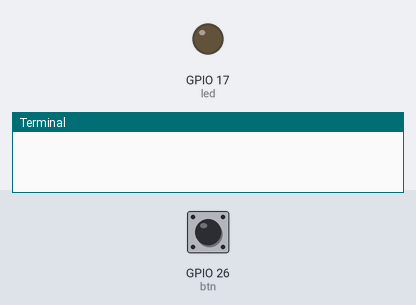
The program below on a simulated Raspberry Pi (BCM pin numbers). On the bench: output pins drawn as LEDs (lit = HIGH), the last lines printed to the terminal. Inputs (shaded band) come from the test bench; at power-on: GPIO 26 (btn) HIGH. Random numbers come from a fixed seed; the clock reads 2024-03-15 10:24:30 at power-on unless the program sets it.

Above: at 1.2 s.
1.3 s: GPIO 26 (btn) pulled LOW for 3.2 s
At 14.2 s:
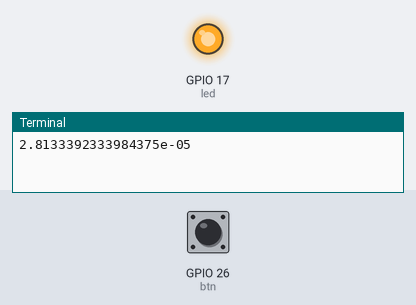
Timing chart, 0 to 14.5 s (numbered marks = the images above; inputs shaded):
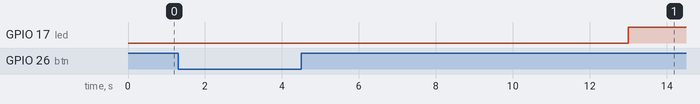

The program:

reaction_game.py
```python
from gpiozero import Button, LED
from time import time, sleep
from random import randint

led = LED(17)
btn = Button(26)

while True:
    sleep(randint(1,10))
    led.on()
    start = time()
    btn.wait_for_press()
    led.off()
    end = time()
    print(end-start)
```
